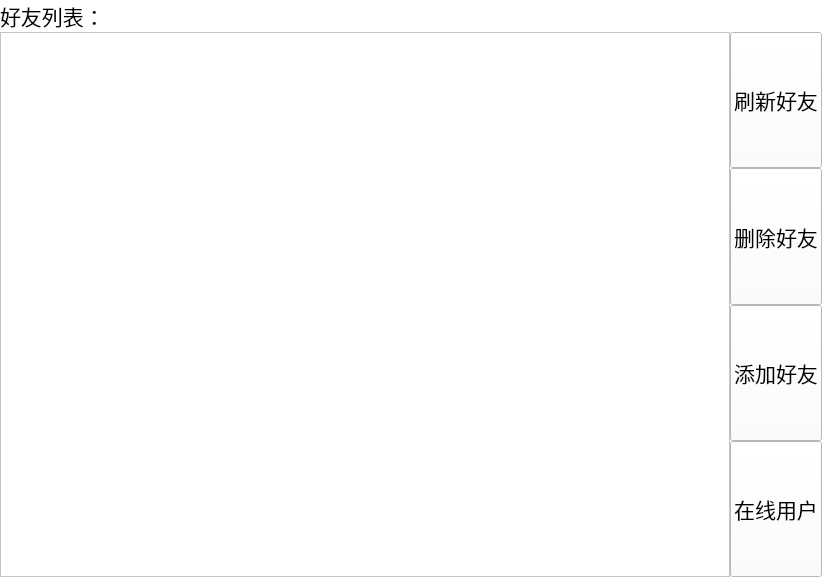
<?xml version="1.0" encoding="UTF-8"?>
<ui version="4.0">
 <class>Friend</class>
 <widget class="QWidget" name="Friend">
  <property name="geometry">
   <rect>
    <x>0</x>
    <y>0</y>
    <width>822</width>
    <height>577</height>
   </rect>
  </property>
  <property name="windowTitle">
   <string>Friend Management </string>
  </property>
  <property name="styleSheet">
   <string notr="true">background-color: rgb(255, 255, 255);</string>
  </property>
  <layout class="QVBoxLayout" name="verticalLayout_2">
   <property name="spacing">
    <number>0</number>
   </property>
   <property name="leftMargin">
    <number>0</number>
   </property>
   <property name="topMargin">
    <number>0</number>
   </property>
   <property name="rightMargin">
    <number>0</number>
   </property>
   <property name="bottomMargin">
    <number>0</number>
   </property>
   <item>
    <layout class="QHBoxLayout" name="horizontalLayout">
     <property name="spacing">
      <number>0</number>
     </property>
     <item>
      <widget class="QLabel" name="label">
       <property name="font">
        <font>
         <family>Agency FB</family>
         <pointsize>16</pointsize>
        </font>
       </property>
       <property name="text">
        <string>好友列表：</string>
       </property>
      </widget>
     </item>
     <item>
      <spacer name="horizontalSpacer">
       <property name="orientation">
        <enum>Qt::Horizontal</enum>
       </property>
       <property name="sizeHint" stdset="0">
        <size>
         <width>40</width>
         <height>20</height>
        </size>
       </property>
      </spacer>
     </item>
    </layout>
   </item>
   <item>
    <layout class="QHBoxLayout" name="horizontalLayout_2">
     <property name="spacing">
      <number>0</number>
     </property>
     <item>
      <widget class="QListWidget" name="friendList"/>
     </item>
     <item>
      <layout class="QVBoxLayout" name="verticalLayout">
       <property name="spacing">
        <number>0</number>
       </property>
       <item>
        <widget class="QPushButton" name="freshFriend">
         <property name="sizePolicy">
          <sizepolicy hsizetype="Minimum" vsizetype="Expanding">
           <horstretch>0</horstretch>
           <verstretch>0</verstretch>
          </sizepolicy>
         </property>
         <property name="font">
          <font>
           <family>Agency FB</family>
           <pointsize>16</pointsize>
          </font>
         </property>
         <property name="styleSheet">
          <string notr="true">border-color: rgb(0, 0, 0);</string>
         </property>
         <property name="text">
          <string>刷新好友</string>
         </property>
        </widget>
       </item>
       <item>
        <widget class="QPushButton" name="deleteFriend">
         <property name="sizePolicy">
          <sizepolicy hsizetype="Minimum" vsizetype="Expanding">
           <horstretch>0</horstretch>
           <verstretch>0</verstretch>
          </sizepolicy>
         </property>
         <property name="font">
          <font>
           <family>Agency FB</family>
           <pointsize>16</pointsize>
          </font>
         </property>
         <property name="text">
          <string>删除好友</string>
         </property>
        </widget>
       </item>
       <item>
        <widget class="QPushButton" name="addFriend">
         <property name="sizePolicy">
          <sizepolicy hsizetype="Minimum" vsizetype="Expanding">
           <horstretch>0</horstretch>
           <verstretch>0</verstretch>
          </sizepolicy>
         </property>
         <property name="font">
          <font>
           <family>Agency FB</family>
           <pointsize>16</pointsize>
          </font>
         </property>
         <property name="text">
          <string>添加好友</string>
         </property>
        </widget>
       </item>
       <item>
        <widget class="QPushButton" name="onlineUser">
         <property name="sizePolicy">
          <sizepolicy hsizetype="Minimum" vsizetype="Expanding">
           <horstretch>0</horstretch>
           <verstretch>0</verstretch>
          </sizepolicy>
         </property>
         <property name="font">
          <font>
           <family>Agency FB</family>
           <pointsize>16</pointsize>
          </font>
         </property>
         <property name="text">
          <string>在线用户</string>
         </property>
        </widget>
       </item>
      </layout>
     </item>
    </layout>
   </item>
  </layout>
 </widget>
 <resources/>
 <connections/>
</ui>
